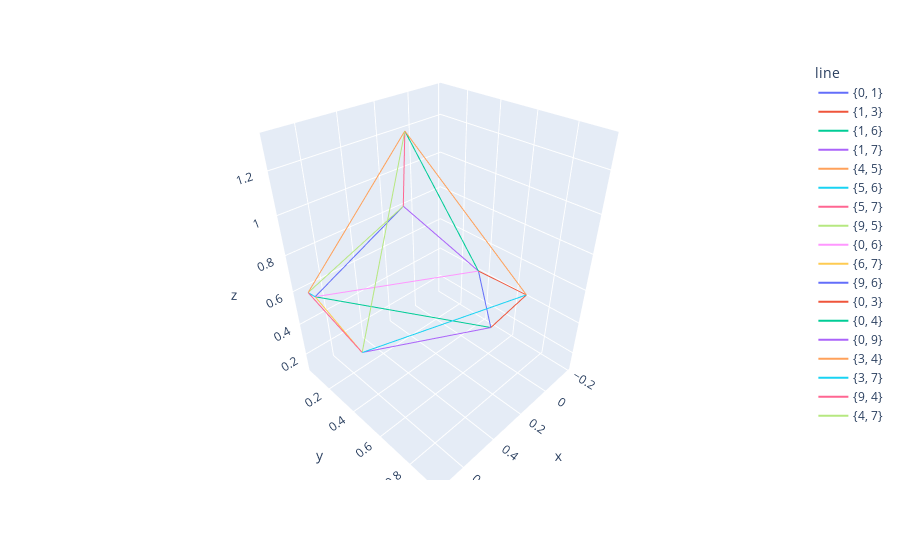

Notebook code cell kept with this figure:
### Code cell
poly_ind = 6
poly = polys[poly_ind]

dims = ["x", "y", "z"]
vertices_by_col = {dims[i]: list(col) for i, col in enumerate(zip(*poly["vertices"]))}
vertices_by_col["extreme"] = [str(i in poly["essential_indices"]) for i in range(len(poly["vertices"]))]
vertices_by_col["text"] = [str(i) for i in range(len(vertices_by_col["x"]))]

# Plot the edges

lines = {}
for start_vertex, adjacent in poly["adjacency"].items():
    for end_vertex in adjacent:
        line = frozenset((int(start_vertex), int(end_vertex)))
        count = lines.get(line, 0)
        lines[line] = count + 1
        
for line, count in lines.items():
    #print(line, count)
    assert count == 2, "Should be dupes"

lines_by_col = {dim: [] for dim in dims}
lines_by_col["line"] = []
for line in lines:
    for vertex in line:
        for dim in dims:
            lines_by_col[dim].append(vertices_by_col[dim][vertex])
        lines_by_col["line"].append(str(set(line)))

#(df=vertices_by_col, x="x", y="y", z="z", color="extreme", text="text")
fig = px.line_3d(lines_by_col, x="x", y="y", z="z", color="line")
#fig.add_scatter3d(**{dim: vertices_by_col[dim] for dim in dims})
fig.show()

### Figure 1 — Plotly figure (JSON) as saved in the notebook; plotly's stock layout.template omitted (floating-point values rounded to 4 significant figures)
{"data": [{"hovertemplate": "line={0, 1}<br>x=%{x}<br>y=%{y}<br>z=%{z}<extra></extra>", "legendgroup": "{0, 1}", "line": {"color": "#636efa", "dash": "solid"}, "marker": {"symbol": "circle"}, "mode": "lines", "name": "{0, 1}", "scene": "scene", "showlegend": true, "type": "scatter3d", "x": [-0.1849, -0.1368], "y": [0.348, 0.5003], "z": [0.4103, 0.1206]}, {"hovertemplate": "line={1, 3}<br>x=%{x}<br>y=%{y}<br>z=%{z}<extra></extra>", "legendgroup": "{1, 3}", "line": {"color": "#EF553B", "dash": "solid"}, "marker": {"symbol": "circle"}, "mode": "lines", "name": "{1, 3}", "scene": "scene", "showlegend": true, "type": "scatter3d", "x": [-0.1368, 0.2335], "y": [0.5003, 0.9443], "z": [0.1206, 0.805]}, {"hovertemplate": "line={1, 6}<br>x=%{x}<br>y=%{y}<br>z=%{z}<extra></extra>", "legendgroup": "{1, 6}", "line": {"color": "#00cc96", "dash": "solid"}, "marker": {"symbol": "circle"}, "mode": "lines", "name": "{1, 6}", "scene": "scene", "showlegend": true, "type": "scatter3d", "x": [-0.1368, 0.6631], "y": [0.5003, 0.05582], "z": [0.1206, 0.5397]}, {"hovertemplate": "line={1, 7}<br>x=%{x}<br>y=%{y}<br>z=%{z}<extra></extra>", "legendgroup": "{1, 7}", "line": {"color": "#ab63fa", "dash": "solid"}, "marker": {"symbol": "circle"}, "mode": "lines", "name": "{1, 7}", "scene": "scene", "showlegend": true, "type": "scatter3d", "x": [-0.1368, 0.7225], "y": [0.5003, 0.4897], "z": [0.1206, 0.5158]}, {"hovertemplate": "line={4, 5}<br>x=%{x}<br>y=%{y}<br>z=%{z}<extra></extra>", "legendgroup": "{4, 5}", "line": {"color": "#FFA15A", "dash": "solid"}, "marker": {"symbol": "circle"}, "mode": "lines", "name": "{4, 5}", "scene": "scene", "showlegend": true, "type": "scatter3d", "x": [0.2841, 0.6916], "y": [0.3162, 0.04982], "z": [1.317, 0.5769]}, {"hovertemplate": "line={5, 6}<br>x=%{x}<br>y=%{y}<br>z=%{z}<extra></extra>", "legendgroup": "{5, 6}", "line": {"color": "#19d3f3", "dash": "solid"}, "marker": {"symbol": "circle"}, "mode": "lines", "name": "{5, 6}", "scene": "scene", "showlegend": true, "type": "scatter3d", "x": [0.6916, 0.6631], "y": [0.04982, 0.05582], "z": [0.5769, 0.5397]}, {"hovertemplate": "line={5, 7}<br>x=%{x}<br>y=%{y}<br>z=%{z}<extra></extra>", "legendgroup": "{5, 7}", "line": {"color": "#FF6692", "dash": "solid"}, "marker": {"symbol": "circle"}, "mode": "lines", "name": "{5, 7}", "scene": "scene", "showlegend": true, "type": "scatter3d", "x": [0.6916, 0.7225], "y": [0.04982, 0.4897], "z": [0.5769, 0.5158]}, {"hovertemplate": "line={9, 5}<br>x=%{x}<br>y=%{y}<br>z=%{z}<extra></extra>", "legendgroup": "{9, 5}", "line": {"color": "#B6E880", "dash": "solid"}, "marker": {"symbol": "circle"}, "mode": "lines", "name": "{9, 5}", "scene": "scene", "showlegend": true, "type": "scatter3d", "x": [0.1036, 0.6916], "y": [0.07334, 0.04982], "z": [0.8189, 0.5769]}, {"hovertemplate": "line={0, 6}<br>x=%{x}<br>y=%{y}<br>z=%{z}<extra></extra>", "legendgroup": "{0, 6}", "line": {"color": "#FF97FF", "dash": "solid"}, "marker": {"symbol": "circle"}, "mode": "lines", "name": "{0, 6}", "scene": "scene", "showlegend": true, "type": "scatter3d", "x": [-0.1849, 0.6631], "y": [0.348, 0.05582], "z": [0.4103, 0.5397]}, {"hovertemplate": "line={6, 7}<br>x=%{x}<br>y=%{y}<br>z=%{z}<extra></extra>", "legendgroup": "{6, 7}", "line": {"color": "#FECB52", "dash": "solid"}, "marker": {"symbol": "circle"}, "mode": "lines", "name": "{6, 7}", "scene": "scene", "showlegend": true, "type": "scatter3d", "x": [0.6631, 0.7225], "y": [0.05582, 0.4897], "z": [0.5397, 0.5158]}, {"hovertemplate": "line={9, 6}<br>x=%{x}<br>y=%{y}<br>z=%{z}<extra></extra>", "legendgroup": "{9, 6}", "line": {"color": "#636efa", "dash": "solid"}, "marker": {"symbol": "circle"}, "mode": "lines", "name": "{9, 6}", "scene": "scene", "showlegend": true, "type": "scatter3d", "x": [0.1036, 0.6631], "y": [0.07334, 0.05582], "z": [0.8189, 0.5397]}, {"hovertemplate": "line={0, 3}<br>x=%{x}<br>y=%{y}<br>z=%{z}<extra></extra>", "legendgroup": "{0, 3}", "line": {"color": "#EF553B", "dash": "solid"}, "marker": {"symbol": "circle"}, "mode": "lines", "name": "{0, 3}", "scene": "scene", "showlegend": true, "type": "scatter3d", "x": [-0.1849, 0.2335], "y": [0.348, 0.9443], "z": [0.4103, 0.805]}, {"hovertemplate": "line={0, 4}<br>x=%{x}<br>y=%{y}<br>z=%{z}<extra></extra>", "legendgroup": "{0, 4}", "line": {"color": "#00cc96", "dash": "solid"}, "marker": {"symbol": "circle"}, "mode": "lines", "name": "{0, 4}", "scene": "scene", "showlegend": true, "type": "scatter3d", "x": [-0.1849, 0.2841], "y": [0.348, 0.3162], "z": [0.4103, 1.317]}, {"hovertemplate": "line={0, 9}<br>x=%{x}<br>y=%{y}<br>z=%{z}<extra></extra>", "legendgroup": "{0, 9}", "line": {"color": "#ab63fa", "dash": "solid"}, "marker": {"symbol": "circle"}, "mode": "lines", "name": "{0, 9}", "scene": "scene", "showlegend": true, "type": "scatter3d", "x": [-0.1849, 0.1036], "y": [0.348, 0.07334], "z": [0.4103, 0.8189]}, {"hovertemplate": "line={3, 4}<br>x=%{x}<br>y=%{y}<br>z=%{z}<extra></extra>", "legendgroup": "{3, 4}", "line": {"color": "#FFA15A", "dash": "solid"}, "marker": {"symbol": "circle"}, "mode": "lines", "name": "{3, 4}", "scene": "scene", "showlegend": true, "type": "scatter3d", "x": [0.2335, 0.2841], "y": [0.9443, 0.3162], "z": [0.805, 1.317]}, {"hovertemplate": "line={3, 7}<br>x=%{x}<br>y=%{y}<br>z=%{z}<extra></extra>", "legendgroup": "{3, 7}", "line": {"color": "#19d3f3", "dash": "solid"}, "marker": {"symbol": "circle"}, "mode": "lines", "name": "{3, 7}", "scene": "scene", "showlegend": true, "type": "scatter3d", "x": [0.2335, 0.7225], "y": [0.9443, 0.4897], "z": [0.805, 0.5158]}, {"hovertemplate": "line={9, 4}<br>x=%{x}<br>y=%{y}<br>z=%{z}<extra></extra>", "legendgroup": "{9, 4}", "line": {"color": "#FF6692", "dash": "solid"}, "marker": {"symbol": "circle"}, "mode": "lines", "name": "{9, 4}", "scene": "scene", "showlegend": true, "type": "scatter3d", "x": [0.1036, 0.2841], "y": [0.07334, 0.3162], "z": [0.8189, 1.317]}, {"hovertemplate": "line={4, 7}<br>x=%{x}<br>y=%{y}<br>z=%{z}<extra></extra>", "legendgroup": "{4, 7}", "line": {"color": "#B6E880", "dash": "solid"}, "marker": {"symbol": "circle"}, "mode": "lines", "name": "{4, 7}", "scene": "scene", "showlegend": true, "type": "scatter3d", "x": [0.2841, 0.7225], "y": [0.3162, 0.4897], "z": [1.317, 0.5158]}], "layout": {"legend": {"title": {"text": "line"}, "tracegroupgap": 0}, "margin": {"t": 60}, "scene": {"domain": {"x": [0, 1], "y": [0, 1]}, "xaxis": {"title": {"text": "x"}}, "yaxis": {"title": {"text": "y"}}, "zaxis": {"title": {"text": "z"}}}}}
